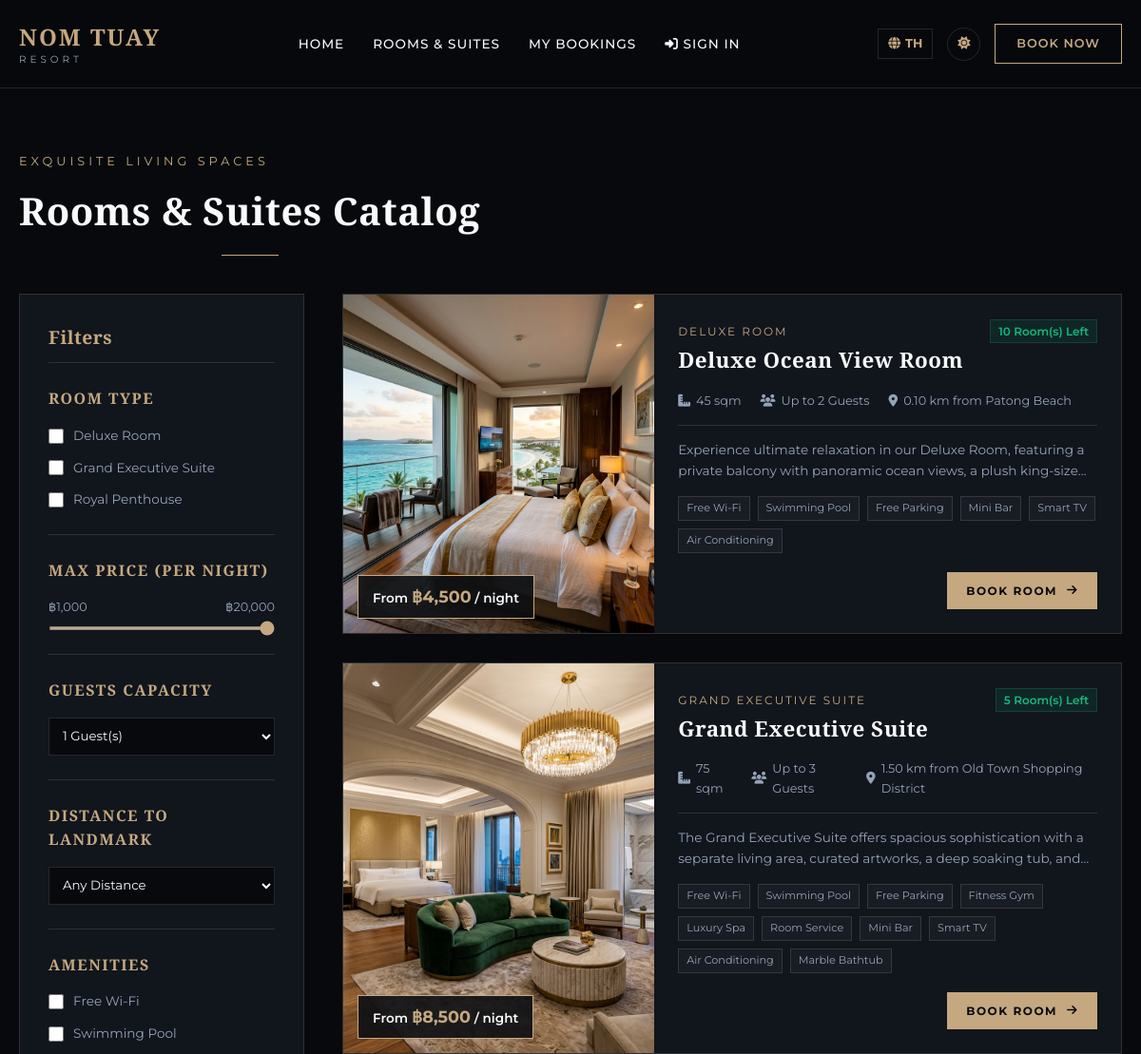
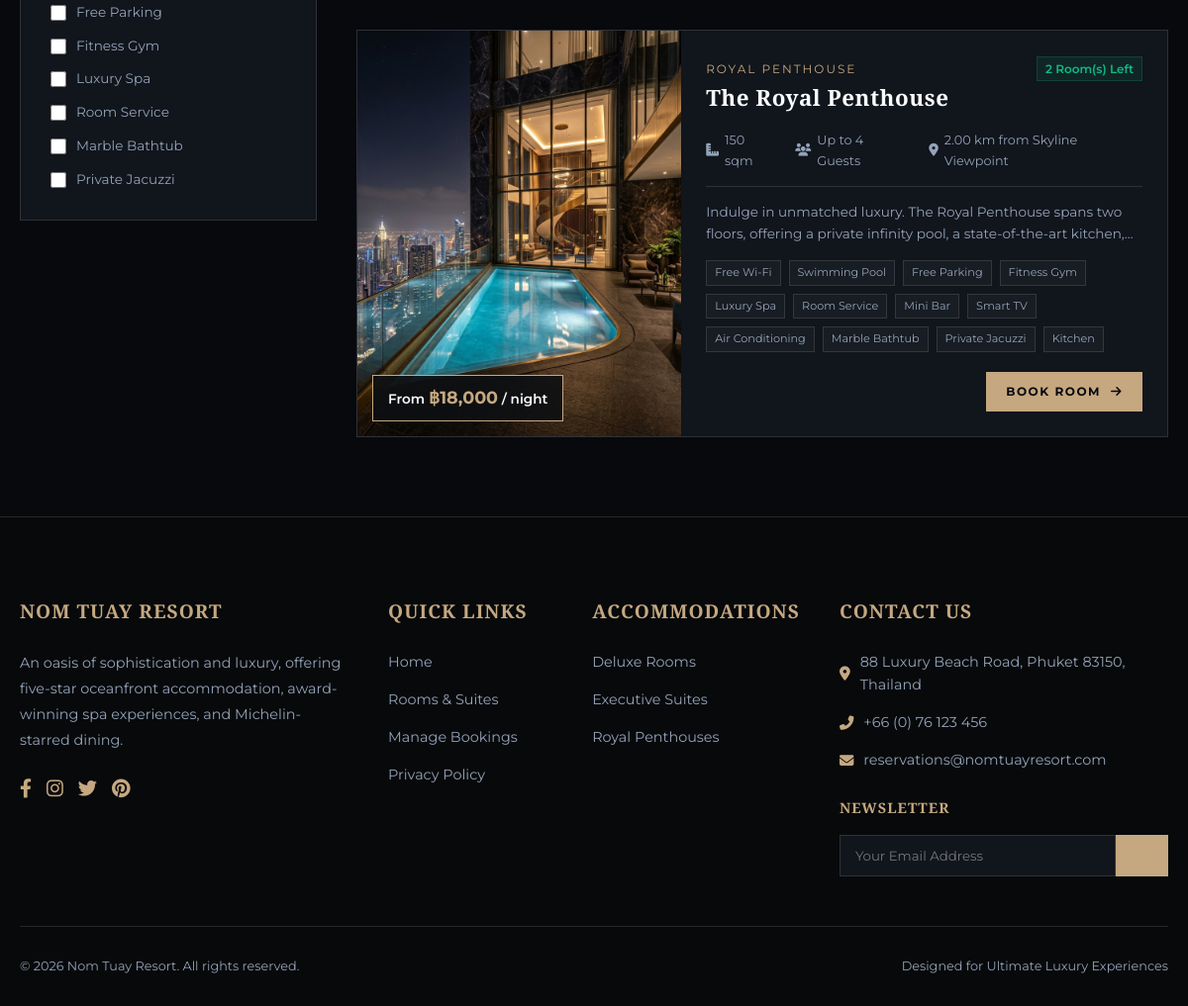
The page /rooms.php on the database its author committed (2 pictures, top to bottom).
### tables this page shows
CREATE TABLE `rooms` (
  `id` INT AUTO_INCREMENT PRIMARY KEY,
  `name` VARCHAR(100) NOT NULL,
  `type` VARCHAR(50) NOT NULL,  
  `price_per_night` DECIMAL(10,2) NOT NULL,
  `size_sqm` INT NOT NULL,
  `capacity` INT NOT NULL,
  `total_rooms` INT NOT NULL,
  `description` TEXT NOT NULL,
  `image_url` VARCHAR(255) NOT NULL,
  `amenities` TEXT NOT NULL,  
  `distance_landmark` DECIMAL(5,2) NOT NULL,  
  `landmark_name` VARCHAR(100) NOT NULL,
  `created_at` TIMESTAMP DEFAULT CURRENT_TIMESTAMP
);

### lang.php (called while the page is built, shortened)
<?php
$current_lang = $_SESSION['lang'] ?? 'en';
function __t($key, $replacements = []) {
    global $translations, $current_lang, $pdo;
    static $db_settings = null;
    if ($db_settings === null) {
        $db_settings = [];
        if (isset($pdo)) {
            try {
                $stmt = $pdo->query("SELECT key_name, value_en, value_th FROM settings");
                while ($row = $stmt->fetch()) {
                    $db_settings[$row['key_name']] = [
                        'en' => $row['value_en'],
                        'th' => $row['value_th']
                    ];
                }
            } catch (Exception $e) {
            }
        }
    }
    $text = null;
    if ($text === null) {
        $text = $translations[$key][$current_lang] ?? $key;
    }
    foreach ($replacements as $search => $replace) {
        $text = str_replace('{' . $search . '}', $replace, $text);
    }
    return $text;
}
?>

### rooms.php (the view, shortened to what this page needs)
<?php
require_once __DIR__ . '/header.php';
$check_in = $_GET['check_in'] ?? '';
$check_out = $_GET['check_out'] ?? '';
$guests = isset($_GET['guests']) ? intval($_GET['guests']) : 1;
$selected_type = $_GET['type'] ?? '';
try {
    $sql = "SELECT r.*,
            COALESCE(
                (SELECT COUNT(*) FROM bookings b
                 WHERE b.room_id = r.id
                   AND b.status = 'confirmed'
                   AND (:check_in != '' AND :check_out != '' AND NOT (b.check_out <= :check_in2 OR b.check_in >= :check_out2))
                ), 0
            ) as booked_count
            FROM rooms r
            WHERE 1=1";
    $params = [
        ':check_in' => $check_in,
        ':check_out' => $check_out,
        ':check_in2' => $check_in,
        ':check_out2' => $check_out
    ];
    $sql .= " ORDER BY r.price_per_night ASC";
    $stmt = $pdo->prepare($sql);
    $stmt->execute($params);
    $rooms = $stmt->fetchAll();
} catch (PDOException $e) {
    die("Query Error: " . $e->getMessage());
}
?>
<section class="section-padding">
    <div class="container">
        <div class="section-title-wrapper" style="text-align: left; margin-bottom: 40px;">
            <span class="section-subtitle"><?php echo __t('rooms_catalog_sub'); ?></span>
            <h2 class="section-title"><?php echo __t('rooms_catalog_title'); ?></h2>
        </div>
        <div class="rooms-page-layout">
            <aside class="filter-sidebar">
                <h3 style="font-family: var(--font-serif); font-size: 1.2rem; color: var(--primary-gold); margin-bottom: 25px; border-bottom: 1px solid var(--border-light); padding-bottom: 10px;"><?php echo __t('rooms_filter_title'); ?></h3>
                <div class="filter-group">
                    <h4 class="filter-title"><?php echo __t('search_room_type'); ?></h4>
                    <div class="checkbox-group">
                        <label class="checkbox-label">
                            <input type="checkbox" name="type[]" value="Deluxe" class="sidebar-filter-input" <?php echo ($selected_type == 'Deluxe') ? 'checked' : ''; ?>>
                            <?php echo __t('search_deluxe'); ?>
                        </label>
                        <label class="checkbox-label">
                            <input type="checkbox" name="type[]" value="Suite" class="sidebar-filter-input" <?php echo ($selected_type == 'Suite') ? 'checked' : ''; ?>>
                            <?php echo __t('search_suite'); ?>
                        </label>
                        <label class="checkbox-label">
                            <input type="checkbox" name="type[]" value="Penthouse" class="sidebar-filter-input" <?php echo ($selected_type == 'Penthouse') ? 'checked' : ''; ?>>
                            <?php echo __t('search_penthouse'); ?>
                        </label>
                    </div>
                </div>
                <div class="filter-group">
                    <h4 class="filter-title"><?php echo __t('rooms_filter_max_price'); ?></h4>
                    <div class="range-slider-container">
                        <div class="range-inputs">
                            <span>฿1,000</span>
                            <span>฿<span id="price-range-val">20,000</span></span>
                        </div>
                        <input type="range" id="price-range" min="1000" max="20000" step="500" value="20000" class="range-slider">
                    </div>
                </div>
                <div class="filter-group">
                    <h4 class="filter-title"><?php echo __t('rooms_filter_capacity'); ?></h4>
                    <select id="guests-count-filter" class="sidebar-filter-input" style="width:100%; background:var(--bg-dark); border:1px solid var(--border-light); color:var(--text-light); padding:10px; outline:none;">
                        <option value="1" <?php echo ($guests == 1) ? 'selected' : ''; ?>><?php echo __t('search_guest_count', ['count' => 1]); ?></option>
                    </select>
                </div>
                <div class="filter-group">
                    <h4 class="filter-title"><?php echo __t('rooms_filter_distance'); ?></h4>
                    <select id="distance-filter" class="sidebar-filter-input" style="width:100%; background:var(--bg-dark); border:1px solid var(--border-light); color:var(--text-light); padding:10px; outline:none;">
                        <option value="99"><?php echo __t('rooms_any_distance'); ?></option>
                    </select>
                </div>
                <div class="filter-group">
                    <h4 class="filter-title"><?php echo __t('rooms_filter_amenities'); ?></h4>
                    <div class="checkbox-group">
                        <label class="checkbox-label"><input type="checkbox" name="amenities[]" value="wifi" class="sidebar-filter-input"> <?php echo __t('amt_wifi'); ?></label>
                        <label class="checkbox-label"><input type="checkbox" name="amenities[]" value="pool" class="sidebar-filter-input"> <?php echo __t('amt_pool'); ?></label>
                        <label class="checkbox-label"><input type="checkbox" name="amenities[]" value="parking" class="sidebar-filter-input"> <?php echo __t('amt_parking'); ?></label>
                        <label class="checkbox-label"><input type="checkbox" name="amenities[]" value="gym" class="sidebar-filter-input"> <?php echo __t('amt_gym'); ?></label>
                        <label class="checkbox-label"><input type="checkbox" name="amenities[]" value="spa" class="sidebar-filter-input"> <?php echo __t('amt_spa'); ?></label>
                        <label class="checkbox-label"><input type="checkbox" name="amenities[]" value="room_service" class="sidebar-filter-input"> <?php echo __t('amt_room_service'); ?></label>
                        <label class="checkbox-label"><input type="checkbox" name="amenities[]" value="bathtub" class="sidebar-filter-input"> <?php echo __t('amt_bathtub'); ?></label>
                        <label class="checkbox-label"><input type="checkbox" name="amenities[]" value="private_jacuzzi" class="sidebar-filter-input"> <?php echo __t('amt_private_jacuzzi'); ?></label>
                    </div>
                </div>
            </aside>
            <main class="rooms-list-column">
                <div class="rooms-grid" style="grid-template-columns: 1fr; gap: 30px;">
                    <?php foreach ($rooms as $room):
                        $remaining = $room['total_rooms'] - $room['booked_count'];
                        $is_available = $remaining > 0;
                        $date_query = "";
                    ?>
                        <div class="room-card room-card-filterable"
                             style="flex-direction: row; min-height: 280px;"
                             data-type="<?php echo htmlspecialchars($room['type']); ?>"
                             data-price="<?php echo htmlspecialchars($room['price_per_night']); ?>"
                             data-capacity="<?php echo htmlspecialchars($room['capacity']); ?>"
                             data-distance="<?php echo htmlspecialchars($room['distance_landmark']); ?>"
                             data-amenities='<?php echo htmlspecialchars($room['amenities']); ?>'>
                            <div class="room-img-wrapper" style="width: 40%; height: auto; min-height: 280px;">
                                <img src="<?php echo htmlspecialchars($room['image_url']); ?>" alt="<?php echo htmlspecialchars($room['name']); ?>" style="height: 100%;">
                                <div class="room-price-badge">
                                    <?php echo __t('index_from'); ?> <span>฿<?php echo number_format($room['price_per_night']); ?></span> / <?php echo __t('index_night'); ?>
                                </div>
                            </div>
                            <div class="room-content" style="width: 60%;">
                                <div style="display: flex; justify-content: space-between; align-items: flex-start;">
                                    <div>
                                        <span class="room-type"><?php echo __t('search_' . strtolower($room['type'])); ?></span>
                                        <h3 class="room-name" style="margin-bottom: 5px;">
                                            <a href="room-detail.php?id=<?php echo $room['id'] . $date_query; ?>"><?php echo htmlspecialchars($room['name']); ?></a>
                                        </h3>
                                    </div>
                                    <div style="text-align: right;">
                                        <?php if ($is_available): ?>
                                            <span style="background: rgba(16, 185, 129, 0.1); color: var(--success); border: 1px solid rgba(16, 185, 129, 0.2); padding: 4px 8px; font-size: 0.75rem; font-weight: 600;">
                                                <?php echo __t('rooms_left', ['count' => $remaining]); ?>
                                            </span>
                                        <?php else: ?>
                                            <span style="background: rgba(239, 68, 68, 0.1); color: var(--danger); border: 1px solid rgba(239, 68, 68, 0.2); padding: 4px 8px; font-size: 0.75rem; font-weight: 600;">
                                                <?php echo __t('rooms_fully_booked'); ?>
                                            </span>
                                        <?php endif; ?>
                                    </div>
                                </div>
                                <div class="room-meta" style="margin-top: 10px;">
                                    <span><i class="fas fa-ruler-combined"></i> <?php echo htmlspecialchars($room['size_sqm']); ?> <?php echo __t('rooms_sqm'); ?></span>
                                    <span><i class="fas fa-users"></i> <?php echo __t('rooms_max_guests', ['count' => $room['capacity']]); ?></span>
                                    <span><i class="fas fa-map-marker-alt"></i> <?php echo $room['distance_landmark'] . ' ' . __t('rooms_km_from', ['landmark' => __t('landmark_' . $room['landmark_name'])]); ?></span>
                                </div>
                                <p class="room-desc" style="-webkit-line-clamp: 2; margin-bottom: 15px;"><?php echo __t('room_desc_' . $room['id']); ?></p>
                                <div style="display: flex; flex-wrap: wrap; gap: 8px; margin-bottom: 20px;">
                                    <?php
                                    $amenity_list = json_decode($room['amenities'], true) ?: [];
                                    foreach ($amenity_list as $amt):
                                        $amt_name = __t('amt_' . $amt);
                                    ?>
                                        <span style="font-size: 0.7rem; background: rgba(255,255,255,0.03); border: 1px solid var(--border-light); padding: 3px 8px; color: var(--text-muted);">
                                            <?php echo htmlspecialchars($amt_name); ?>
                                        </span>
                                    <?php endforeach; ?>
                                </div>
                                <div class="room-card-bottom" style="margin-top: auto;">
                                    <a href="room-detail.php?id=<?php echo $room['id'] . $date_query; ?>" class="btn-search" style="padding: 10px 20px; font-size: 0.75rem; height: auto;">
                                        <?php echo __t('rooms_book_btn'); ?> <i class="fas fa-arrow-right"></i>
                                    </a>
                                </div>
                            </div>
                        </div>
                    <?php endforeach; ?>
                </div>
            </main>
        </div>
    </div>
</section>
<?php require_once __DIR__ . '/footer.php'; ?>

### rows shown on the page
rooms: image_url (picture), price_per_night "4,500", type "DELUXE ROOM", name "Deluxe Ocean View Room", count "10 Room(s) Left", size_sqm "45", capacity "Up to 2 Guests", distance_landmark "0.10", landmark_name "km from Patong Beach", id "Experience ultimate relaxation in our Deluxe Room, featuring a private balcony with panoramic ocean views, a plush…", amenities "Free Wi-Fi", amenities "Swimming Pool", amenities "Free Parking", amenities "Mini Bar", amenities "Smart TV", amenities "Air Conditioning"
rooms: image_url (picture), price_per_night "8,500", type "GRAND EXECUTIVE SUITE", name "Grand Executive Suite", count "5 Room(s) Left", size_sqm "75", capacity "Up to 3 Guests", distance_landmark "1.50", landmark_name "km from Old Town Shopping District", id "The Grand Executive Suite offers spacious sophistication with a separate living area, curated artworks, a deep soaking tub,…", amenities "Free Wi-Fi", amenities "Swimming Pool", amenities "Free Parking", amenities "Fitness Gym", amenities "Luxury Spa", amenities "Room Service", amenities "Mini Bar", amenities "Smart TV", amenities "Air Conditioning", amenities "Marble Bathtub"
rooms: image_url (picture), price_per_night "18,000", type "ROYAL PENTHOUSE", name "The Royal Penthouse", count "2 Room(s) Left", size_sqm "150", capacity "Up to 4 Guests", distance_landmark "2.00", landmark_name "km from Skyline Viewpoint", id "Indulge in unmatched luxury. The Royal Penthouse spans two floors, offering a private infinity pool, a state-of-the-art…", amenities "Free Wi-Fi", amenities "Swimming Pool", amenities "Free Parking", amenities "Fitness Gym", amenities "Luxury Spa", amenities "Room Service", amenities "Mini Bar", amenities "Smart TV", amenities "Air Conditioning", amenities "Marble Bathtub", amenities "Private Jacuzzi", amenities "Kitchen"

### other values the page prints
__t('logo_main') "NOM TUAY"
__t('logo_sub') "RESORT"
__t('nav_home') "HOME"
__t('nav_rooms') "ROOMS & SUITES"
__t('nav_my_bookings') "MY BOOKINGS"
__t('nav_login') "SIGN IN"
__t('nav_book_now') "BOOK NOW"
__t('rooms_catalog_sub') "EXQUISITE LIVING SPACES"
__t('rooms_catalog_title') "Rooms & Suites Catalog"
__t('rooms_filter_title') "Filters"
__t('search_room_type') "ROOM TYPE"
__t('search_deluxe') "Deluxe Room"
__t('search_suite') "Grand Executive Suite"
__t('search_penthouse') "Royal Penthouse"
__t('rooms_filter_max_price') "MAX PRICE (PER NIGHT)"
